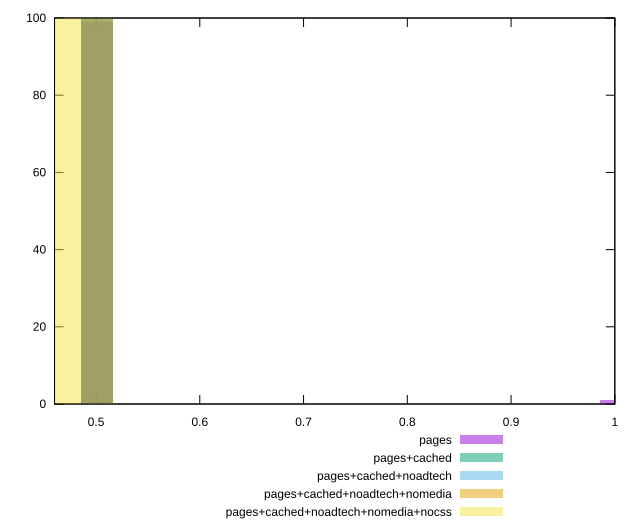

The gnuplot source for this figure:
reset

$pages <<EOF
0.5008400810670409 99
1.0016801621340818 1
EOF

$pagesCached <<EOF
0.5008400810670409 100
EOF

$pagesCachedNoadtech <<EOF
0.5008400810670409 100
EOF

$pagesCachedNoadtechNomedia <<EOF
0.5008400810670409 100
EOF

$pagesCachedNoadtechNomediaNocss <<EOF
0.46953757600035084 100
EOF

set key outside below
set boxwidth 0.03130250506669006
set xrange [0.46:1]
set yrange [0:100]
set trange [0:100]
set style fill transparent solid 0.5 noborder
set terminal svg size 640, 530 enhanced background rgb 'white'
set output "report_00018_2021-02-10T15-25-16.877Z/uses-rel-preload/comparison/histogram/all_score.svg"

plot $pages title "pages" with boxes, \
     $pagesCached title "pages+cached" with boxes, \
     $pagesCachedNoadtech title "pages+cached+noadtech" with boxes, \
     $pagesCachedNoadtechNomedia title "pages+cached+noadtech+nomedia" with boxes, \
     $pagesCachedNoadtechNomediaNocss title "pages+cached+noadtech+nomedia+nocss" with boxes

reset
